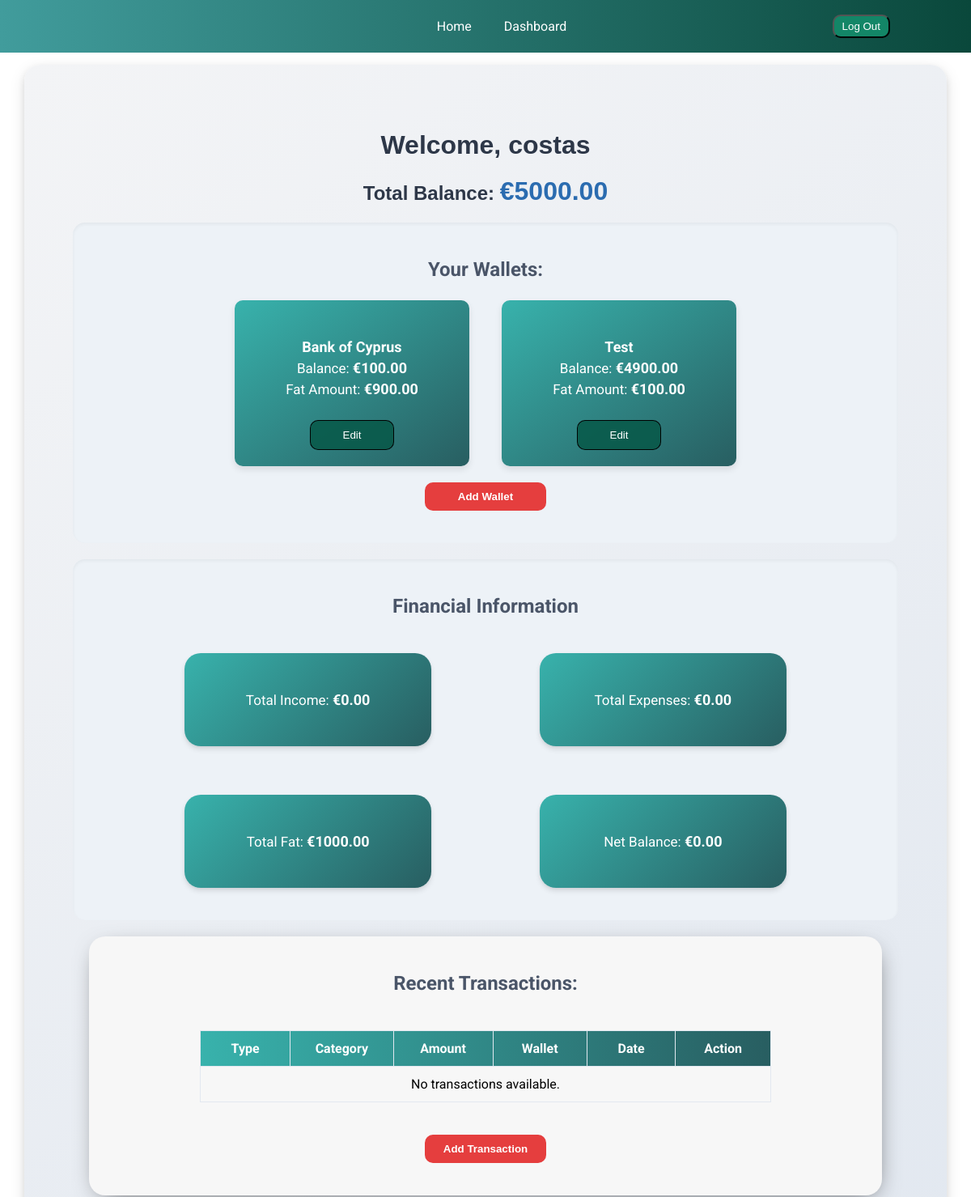
Page /tracker/ (signed in, upper part) on the earlier database version.
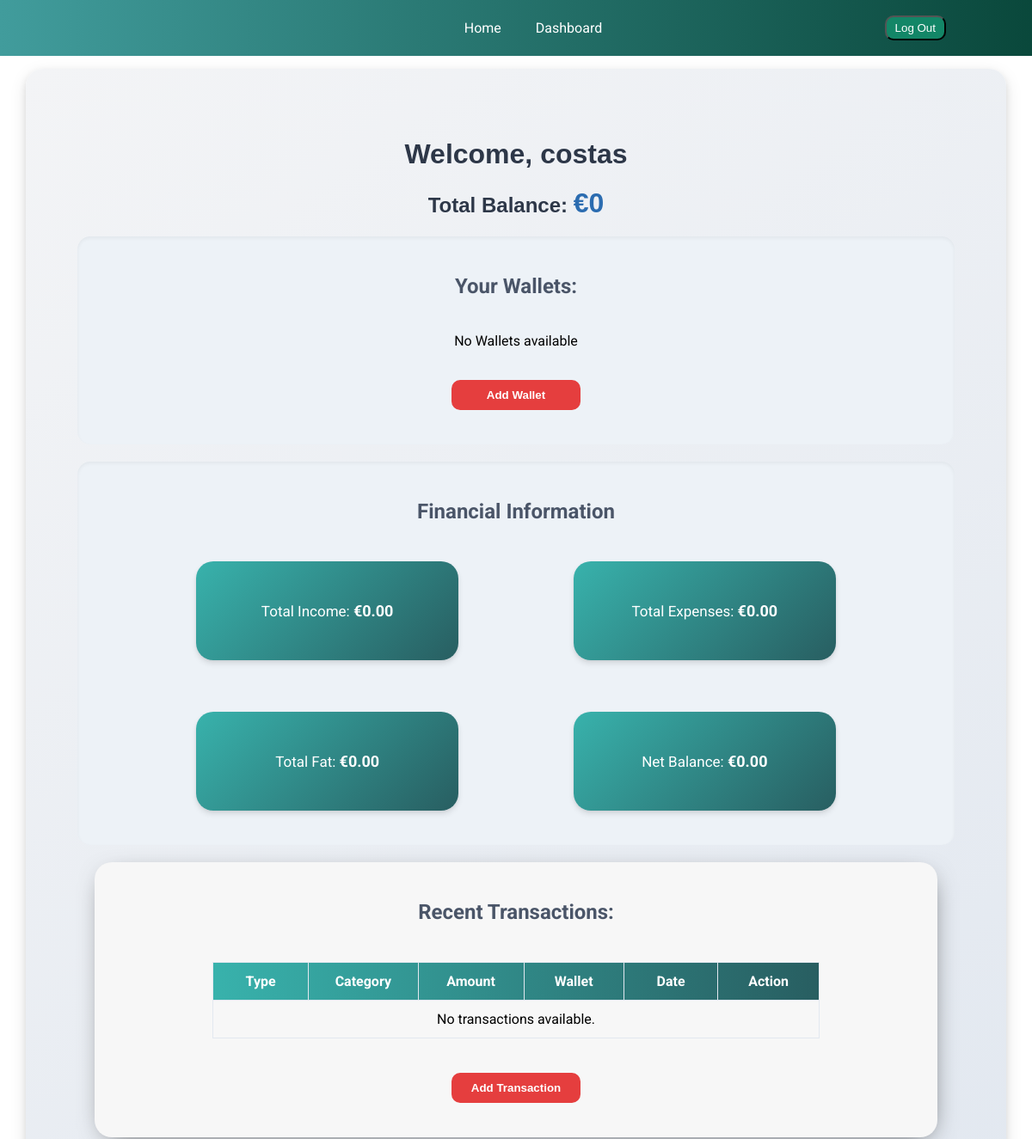
Same page on the later database version.
### tracker/models.py (models this page shows, shortened)
class Wallet(models.Model):
    CATEGORY_CHOICES = [
        ('Cash', 'Cash'),
        ('Debit Card', 'Debit Card'),
        ('Credit Card', 'Credit Card'),
        ('Bank Account', 'Bank Account'),
    ]
    user = models.ForeignKey(User, on_delete=models.CASCADE, related_name='wallets')
    name = models.CharField(max_length=100)
    category = models.CharField(max_length=50, choices=CATEGORY_CHOICES)
    balance = models.DecimalField(max_digits=10, decimal_places=2, default=0.00)
    def __str__(self):
        return self.name

class Fat(models.Model):
    wallet = models.OneToOneField(Wallet, on_delete=models.CASCADE, related_name='fat')
    amount = models.DecimalField(max_digits=10, decimal_places=2, default=0.00)

### tracker/views.py (the view, shortened to what this page needs)
# urls.py: path('', views.dashboard, name='dashboard'),
@login_required
def dashboard(request):
    wallet_form = WalletForm()
    transaction_form = TransactionForm(user=request.user)
    wallets = Wallet.objects.filter(user=request.user)
    wallet_forms = {wallet.id: WalletForm(instance=wallet) for wallet in wallets}
    transactions = Transaction.objects.filter(wallet__user=request.user).order_by('-timestamp')
    for transaction in transactions:
        transaction.edit_form = TransactionForm(instance=transaction, user=request.user)
    total_fat = Fat.objects.aggregate(total=Sum('amount'))['total'] or 0.00
    total_balance = sum(wallet.balance for wallet in wallets)
    total_income = Transaction.objects.filter(wallet__user=request.user, type='Income').aggregate(total=Sum('amount'))['total'] or 0
    total_expenses = Transaction.objects.filter(wallet__user=request.user, type='Expense').aggregate(total=Sum('amount'))['total'] or 0
    net_balance = total_income - total_expenses
    transaction_forms = {transaction.id: TransactionForm(instance=transaction, user=request.user) for transaction in transactions}
    total_balance = sum(w.balance for w in Wallet.objects.filter(user=request.user))
    net_balance = total_income - total_expenses
    return render(request, 'tracker/dashboard.html', {
        'wallets': wallets,
        'wallet_forms':wallet_forms,
        'transactions': transactions,
        'total_balance': total_balance,
        'wallet_form': wallet_form,
        'transaction_form': transaction_form,
        'total_income': total_income,
        'total_expenses': total_expenses,
        'net_balance': net_balance,
        'transaction_forms':transaction_forms,
        'total_fat': total_fat,
    })

### tracker/templatetags/custom_filters.py (called while the page is built)
@register.filter
def get_item(dictionary, key):
    return dictionary.get(key)

### tracker/templates/tracker/dashboard.html (shortened to what this page needs)
{% extends 'tracker/base.html'%}
{% load custom_filters %}
{% load static %}
{% block main %}
<div class="dashboard wrapper  ">
    <h1>Welcome, {{ user.username }}</h1>
    <h2>Total Balance:  <span class="total-balance">€{{ total_balance }}</span></h2>
    <section class="wallet-section dashboard-shadow">
        <h3>Your Wallets:</h3>
        <div class="wallets">
            <div class="wallet-flex">
                {% for wallet in wallets %}
                    <p class="wallet"><br>
                        <span class="wallet-header"><strong>{{ wallet.name }}</strong></span><br>
                        Balance: <span class="wallet-amount"> €{{ wallet.balance }}</span><br>
                        {% if wallet.fat %}
                            Fat Amount: <span class="wallet-amount"> €{{ wallet.fat.amount }}</span>
                        {% else %}
                            No Fat data available.
                        {% endif %}
                                            <br><br>
                        <button type="button" class="btn open-edit-wallet-modal" onclick="openEditWalletModal({{ wallet.id }})" data-toggle="modal" data-target="#editWalletModal{{ wallet.id }}">
                            Edit
                        </button>
                    </p>
                    {% empty %}
                      <p>No Wallets available</p>
                {% endfor %}
            </div>
            <button class="dashboard-btn open-wallet-modal show-form" onclick="openWalletModal()">Add Wallet</button>
        </div>
    </section>
    <section class="sum dashboard-shadow">
        <h3>Financial Information</h3>
        <div class="dashboard-flex">
            <div class="dashboard-view income">
                <p>Total Income: <span class="dashboard-amount">€{{ total_income|default:0.00|floatformat:2 }}</span></p>
            </div>
            <div class="dashboard-view expenses">
                <p>Total Expenses:  <span class="dashboard-amount">€{{ total_expenses|default:0.00|floatformat:2 }}</span></p>
            </div>
            <div class="dashboard-view fat">
                <p>Total Fat: <span class="dashboard-amount">€{{ total_fat|default:0.00|floatformat:2  }}</span></p>
            </div>
            <div class="dashboard-view net">
                <p>Net Balance: <span class="dashboard-amount">€{{ net_balance|default:0.00|floatformat:2  }}</span></p>
            </div>
        </div>
    </section>
    <section class="transactions-section dashboard-shadow">
        <h3>Recent Transactions:</h3>
        <div class="transaction-section-wrapper">
            <table border="1">
                <thead>
                    <tr>
                        <th>Type</th>
                        <th>Category</th>
                        <th>Amount</th>
                        <th>Wallet</th>
                        <th>Date</th>
                        <th>Action</th>
                    </tr>
                </thead>
                <tbody>
                    {% for transaction in transactions %}
                        <tr>
                            <td>{{ transaction.type }}</td>
                            <td>{{ transaction.category }}</td>
                            <td>
                                {% if transaction.type == "Expense" %}
                                    €-{{ transaction.amount }}
                                {% else %}
                                    €+{{ transaction.amount }}
                                {% endif %}
                            </td>
                            <td>{{ transaction.wallet.name }}</td>
                            <td>{{ transaction.timestamp|date:"Y-m-d H:i" }}</td>
                            <td>
                                <button type="button" class="dashboard-btn" onclick="openEditTransModal({{ transaction.id }})" data-toggle="modal" data-target="#editTransactionModal{{ transaction.id }}">
                                    Edit
                                </button>
                            </td>
                        </tr>
                        {% empty %}
                        <tr>
                            <td colspan="6">No transactions available.</td>
                        </tr>
                    {% endfor %}
                </tbody>
            </table>
        </div>
        <button class="dashboard-btn open-trans-modal show-form" onclick="openTransModal()">Add Transaction</button>
    </section>
</div>
{% endblock %}

### tracker/templates/tracker/base.html (shortened to what this page needs)
{% load static %}
<!DOCTYPE html>
<html lang="en">
<head>
    <link rel="stylesheet" href="{% static 'css/homepage.css' %}">
    <link rel="stylesheet" href="{% static 'css/login.css' %}">
    <link rel="stylesheet" href="{% static 'css/dashboard.css' %}">
</head>
<body>
    <header>
        <nav class="main-menu">
        {% if user.is_authenticated %}
            <a href="{% url 'homepage'%}">Home</a>
            <a href="{% url 'dashboard'%}">Dashboard</a>
            <form class="logout-form" action="{% url 'logout' %}" method="post">
                <button class="logout-btn" type="submit">Log Out</button>
            </form>
        {% else %}
            <a href="{% url 'homepage'%}">Home</a>
            <a href="{% url 'login' %}">Login</a>
            <a href="{% url 'signup' %}">Sign Up</a>
        {% endif %}
        </nav>
    </header>
    <main>
        {% block main%}
        {% endblock %}
    </main>
</body>
</html>

### tracker/static/css/homepage.css (style rules this page uses)
html,body { padding: 0; margin: 0; font-family: "Roboto", serif; }
.main-menu { text-align: center; background: rgb(65,156,156); background: linear-gradient(90deg, rgba(65,156,156,1) 0%, rgb(8, 69, 56) 100%); padding: 20px; height: 25px; position: fixed; width: 100%; z-index: 10; top: 0; display: flex; justify-content: center; align-items: center; }
.logout-form { position: absolute; right: 120px; }
.logout-btn { background-color: rgb(19, 134, 103); color: white; padding: 5px 10px; border-radius: 10px; margin: 20px; }
.main-menu a { color: white; text-decoration: none; margin: 20px; }
section { padding: 40px; }

### tracker/static/css/dashboard.css (style rules this page uses)
.dashboard { min-height: 600px; padding: 80px; margin: 0 auto; border-radius: 40px; }
.wrapper { width: 85%; margin: 100px auto; text-align: center; }
.dashboard h1 { text-align: center; }
.dashboard h2 { text-align: right; }
.total-balance { color: rgb(15, 112, 81); }
section h3 { text-align: center; }
.sum,.wallet-section { padding: 0; margin: 0; }
.dashboard-flex { display: flex; width: 95%; justify-content: space-evenly; margin: 0 auto; }
.dashboard-view { width: 300px; margin: 20px; text-align: center; color: white; background: rgb(65,156,156); background: linear-gradient(90deg, rgba(65,156,156,1) 0%, rgba(8,69,56,0.6278886554621849) 100%); margin: 20px; border-radius: 40px; display: flex; flex-direction: column; align-content: center; justify-content: center; }
.sum,.wallet-section,.transactions-section { border-radius: 20px; padding: 20px 0; margin: 20px; background-color: rgb(247, 247, 247); }
.dashboard-shadow { -webkit-box-shadow: 2px 8px 31px -13px rgba(0,0,0,0.75); -moz-box-shadow: 2px 8px 31px -13px rgba(0,0,0,0.75); box-shadow: 2px 8px 31px -13px rgba(0,0,0,0.75); }
.wallet-flex { display: flex; justify-content: center; }
.wallet-section { padding-top: 20px; padding-bottom: 20px; }
.wallets { text-align: center; }
.show-form { margin: 20px; }
table { border-radius: 10px; margin: 0 auto; }
thead { background: rgb(65,156,156); background: linear-gradient(90deg, rgba(65,156,156,1) 0%, rgba(8,69,56,0.6278886554621849) 100%); color: white; }
th { width: 150px; text-align: center; padding: 10px; }
td { padding: 10px; }
.dashboard-btn { width: 150px; padding: 10px; margin-bottom: 20px; background-color: tomato; border:1px solid white; border-radius: 10px; color:white; transition:all 0.3s ease; }
.transaction-section-wrapper { width: 80%; margin: 0 auto; max-height:400px ; overflow-x: scroll; }
.dashboard { min-height: 600px; padding: 60px; margin: 0 auto; border-radius: 20px; background: linear-gradient(145deg, #f3f4f6, #e2e8f0); box-shadow: 0 4px 8px rgba(0, 0, 0, 0.1), 0 6px 20px rgba(0, 0, 0, 0.1); }
.wrapper { width: 85%; margin: 80px auto; text-align: center; }
.dashboard h1, .dashboard h2 { text-align: center; font-family: 'Poppins', sans-serif; color: #2d3748; margin-bottom: 20px; }
.total-balance { color: #2b6cb0; font-size: 2rem; }
section h3 { text-align: center; color: #4a5568; font-size: 1.5rem; }
.sum, .wallet-section { padding: 20px; margin: 20px 0; border-radius: 15px; background: #edf2f7; box-shadow: inset 0 2px 4px rgba(0, 0, 0, 0.05); }
.dashboard-flex { display: flex; flex-wrap: wrap; justify-content: space-evenly; gap: 20px; }
.dashboard-view { width: 245px; padding: 30px; text-align: center; color: #ffffff; background: linear-gradient(135deg, #38b2ac, #285e61); border-radius: 20px; box-shadow: 0 4px 6px rgba(0, 0, 0, 0.1), 0 1px 3px rgba(0, 0, 0, 0.06); transition: transform 0.3s ease, box-shadow 0.3s ease; font-size: 17px; }
.dashboard-amount { font-size: 18px; font-weight: bold; }
.dashboard-btn { width: 150px; padding: 10px; margin-bottom: 20px; background-color: #e53e3e; color: #ffffff; border: none; border-radius: 10px; font-weight: bold; cursor: pointer; transition: background-color 0.3s ease; }
table { border-radius: 10px; margin: 20px auto; width: 90%; border-collapse: collapse; }
thead { background: linear-gradient(90deg, #38b2ac, #285e61); color: white; }
th, td { padding: 12px; text-align: center; border: 1px solid #e2e8f0; }

Differences in the rows shown:
removed Wallet: name "Bank of Cyprus", balance "100.00", fat.amount "900.00"
removed Wallet: name "Test", balance "4900.00", fat.amount "100.00"
Other differences:
{{ total_balance }}: "5000.00" → "0"
{{ total_fat|default:0.00|floatformat:2 }}: "1000.00" → "0.00"
text now shown: "No Wallets available"
